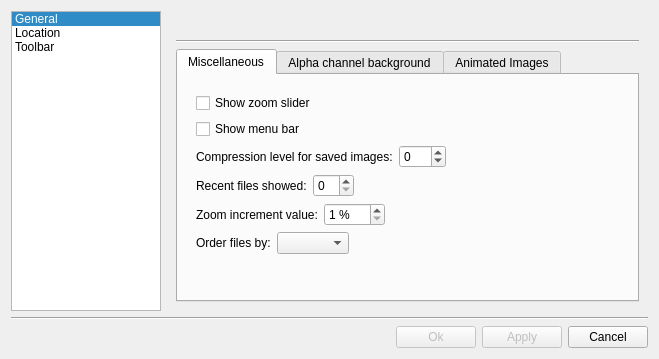
<?xml version="1.0" encoding="UTF-8"?>
<ui version="4.0">
 <class>ConfigDialog</class>
 <widget class="QDialog" name="ConfigDialog">
  <property name="geometry">
   <rect>
    <x>0</x>
    <y>0</y>
    <width>657</width>
    <height>358</height>
   </rect>
  </property>
  <property name="sizePolicy">
   <sizepolicy hsizetype="Fixed" vsizetype="Expanding">
    <horstretch>0</horstretch>
    <verstretch>0</verstretch>
   </sizepolicy>
  </property>
  <property name="maximumSize">
   <size>
    <width>750</width>
    <height>358</height>
   </size>
  </property>
  <property name="windowTitle">
   <string>Dialog</string>
  </property>
  <layout class="QVBoxLayout" name="verticalLayout">
   <item>
    <layout class="QHBoxLayout" name="horizontalLayout">
     <item>
      <widget class="QListWidget" name="listWidget">
       <property name="minimumSize">
        <size>
         <width>150</width>
         <height>300</height>
        </size>
       </property>
       <property name="maximumSize">
        <size>
         <width>150</width>
         <height>300</height>
        </size>
       </property>
       <property name="verticalScrollBarPolicy">
        <enum>Qt::ScrollBarAlwaysOff</enum>
       </property>
       <property name="horizontalScrollBarPolicy">
        <enum>Qt::ScrollBarAlwaysOff</enum>
       </property>
       <property name="iconSize">
        <size>
         <width>38</width>
         <height>38</height>
        </size>
       </property>
       <property name="spacing">
        <number>0</number>
       </property>
       <property name="currentRow">
        <number>0</number>
       </property>
       <item>
        <property name="text">
         <string>General</string>
        </property>
       </item>
       <item>
        <property name="text">
         <string>Location</string>
        </property>
       </item>
       <item>
        <property name="text">
         <string>Toolbar</string>
        </property>
       </item>
      </widget>
     </item>
     <item>
      <widget class="QStackedWidget" name="stackedWidget">
       <property name="currentIndex">
        <number>0</number>
       </property>
       <widget class="QWidget" name="page">
        <layout class="QVBoxLayout" name="verticalLayout_3">
         <item>
          <widget class="QLabel" name="generalLabel">
           <property name="text">
            <string/>
           </property>
          </widget>
         </item>
         <item>
          <widget class="Line" name="line_2">
           <property name="orientation">
            <enum>Qt::Horizontal</enum>
           </property>
          </widget>
         </item>
         <item>
          <widget class="QTabWidget" name="tabs">
           <property name="currentIndex">
            <number>0</number>
           </property>
           <property name="usesScrollButtons">
            <bool>false</bool>
           </property>
           <property name="documentMode">
            <bool>false</bool>
           </property>
           <property name="tabsClosable">
            <bool>false</bool>
           </property>
           <property name="movable">
            <bool>false</bool>
           </property>
           <widget class="QWidget" name="miscTab">
            <attribute name="title">
             <string>Miscellaneous</string>
            </attribute>
            <layout class="QVBoxLayout" name="verticalLayout_11">
             <item>
              <widget class="QFrame" name="frame">
               <property name="frameShape">
                <enum>QFrame::NoFrame</enum>
               </property>
               <property name="frameShadow">
                <enum>QFrame::Raised</enum>
               </property>
               <property name="lineWidth">
                <number>0</number>
               </property>
               <layout class="QVBoxLayout" name="verticalLayout_2">
                <item>
                 <widget class="QCheckBox" name="showZoomSliderButton">
                  <property name="text">
                   <string>Show zoom slider</string>
                  </property>
                 </widget>
                </item>
                <item>
                 <widget class="QCheckBox" name="showMenuBarButton">
                  <property name="text">
                   <string>Show menu bar</string>
                  </property>
                 </widget>
                </item>
                <item>
                 <layout class="QHBoxLayout" name="horizontalLayout_6">
                  <item>
                   <widget class="QLabel" name="compressLevelLabel">
                    <property name="toolTip">
                     <string>This must be in the range [0,100] or -1. Specify 0 to obtain small compressed files,
100 for large uncompressed files, and -1 to use the default settings.</string>
                    </property>
                    <property name="text">
                     <string>Compression level for saved images:</string>
                    </property>
                    <property name="textInteractionFlags">
                     <set>Qt::NoTextInteraction</set>
                    </property>
                   </widget>
                  </item>
                  <item>
                   <widget class="QSpinBox" name="compressLevelSPB">
                    <property name="accelerated">
                     <bool>true</bool>
                    </property>
                    <property name="minimum">
                     <number>-1</number>
                    </property>
                    <property name="maximum">
                     <number>100</number>
                    </property>
                   </widget>
                  </item>
                  <item>
                   <spacer name="horizontalSpacer_5">
                    <property name="orientation">
                     <enum>Qt::Horizontal</enum>
                    </property>
                    <property name="sizeHint" stdset="0">
                     <size>
                      <width>40</width>
                      <height>20</height>
                     </size>
                    </property>
                   </spacer>
                  </item>
                 </layout>
                </item>
                <item>
                 <layout class="QHBoxLayout" name="horizontalLayout_3">
                  <item>
                   <widget class="QLabel" name="RFLabel">
                    <property name="text">
                     <string>Recent files showed:</string>
                    </property>
                    <property name="textInteractionFlags">
                     <set>Qt::NoTextInteraction</set>
                    </property>
                   </widget>
                  </item>
                  <item>
                   <widget class="QSpinBox" name="recentFilesNumberSPB">
                    <property name="maximum">
                     <number>15</number>
                    </property>
                   </widget>
                  </item>
                  <item>
                   <widget class="QLabel" name="deletRecentFiles">
                    <property name="toolTip">
                     <string>Once you close this window, the list can't be restored</string>
                    </property>
                    <property name="text">
                     <string/>
                    </property>
                    <property name="textFormat">
                     <enum>Qt::RichText</enum>
                    </property>
                    <property name="wordWrap">
                     <bool>false</bool>
                    </property>
                    <property name="openExternalLinks">
                     <bool>false</bool>
                    </property>
                   </widget>
                  </item>
                  <item>
                   <spacer name="horizontalSpacer_2">
                    <property name="orientation">
                     <enum>Qt::Horizontal</enum>
                    </property>
                    <property name="sizeHint" stdset="0">
                     <size>
                      <width>40</width>
                      <height>20</height>
                     </size>
                    </property>
                   </spacer>
                  </item>
                 </layout>
                </item>
                <item>
                 <layout class="QHBoxLayout" name="horizontalLayout_12">
                  <item>
                   <widget class="QLabel" name="zoomincre">
                    <property name="text">
                     <string>Zoom increment value:</string>
                    </property>
                   </widget>
                  </item>
                  <item>
                   <widget class="QSpinBox" name="zoomIncrementSPB">
                    <property name="suffix">
                     <string> %</string>
                    </property>
                    <property name="minimum">
                     <number>1</number>
                    </property>
                    <property name="maximum">
                     <number>100</number>
                    </property>
                   </widget>
                  </item>
                  <item>
                   <spacer name="horizontalSpacer_8">
                    <property name="orientation">
                     <enum>Qt::Horizontal</enum>
                    </property>
                    <property name="sizeHint" stdset="0">
                     <size>
                      <width>40</width>
                      <height>20</height>
                     </size>
                    </property>
                   </spacer>
                  </item>
                 </layout>
                </item>
                <item>
                 <layout class="QHBoxLayout" name="horizontalLayout_4">
                  <item>
                   <widget class="QLabel" name="label">
                    <property name="text">
                     <string>Order files by:</string>
                    </property>
                   </widget>
                  </item>
                  <item>
                   <widget class="QComboBox" name="orderByComboBox">
                    <property name="styleSheet">
                     <string notr="true"/>
                    </property>
                   </widget>
                  </item>
                  <item>
                   <spacer name="horizontalSpacer_7">
                    <property name="orientation">
                     <enum>Qt::Horizontal</enum>
                    </property>
                    <property name="sizeHint" stdset="0">
                     <size>
                      <width>40</width>
                      <height>20</height>
                     </size>
                    </property>
                   </spacer>
                  </item>
                 </layout>
                </item>
                <item>
                 <spacer name="verticalSpacer">
                  <property name="orientation">
                   <enum>Qt::Vertical</enum>
                  </property>
                  <property name="sizeHint" stdset="0">
                   <size>
                    <width>20</width>
                    <height>40</height>
                   </size>
                  </property>
                 </spacer>
                </item>
               </layout>
              </widget>
             </item>
             <item>
              <layout class="QHBoxLayout" name="horizontalLayout_9">
               <item>
                <spacer name="horizontalSpacer_6">
                 <property name="orientation">
                  <enum>Qt::Horizontal</enum>
                 </property>
                 <property name="sizeHint" stdset="0">
                  <size>
                   <width>40</width>
                   <height>20</height>
                  </size>
                 </property>
                </spacer>
               </item>
              </layout>
             </item>
            </layout>
           </widget>
           <widget class="QWidget" name="bgTab">
            <property name="toolTip">
             <string/>
            </property>
            <property name="statusTip">
             <string/>
            </property>
            <property name="accessibleName">
             <string>Images Background</string>
            </property>
            <property name="accessibleDescription">
             <string/>
            </property>
            <attribute name="title">
             <string>Alpha channel background</string>
            </attribute>
            <layout class="QVBoxLayout" name="verticalLayout_6">
             <item>
              <layout class="QHBoxLayout" name="horizontalLayout_5">
               <item>
                <layout class="QFormLayout" name="formLayout">
                 <item row="0" column="0">
                  <widget class="QLabel" name="bgToShowLabel">
                   <property name="text">
                    <string>Type:</string>
                   </property>
                  </widget>
                 </item>
                 <item row="0" column="1">
                  <widget class="QComboBox" name="BGTypeComboBox">
                   <item>
                    <property name="text">
                     <string>Checkered board</string>
                    </property>
                   </item>
                   <item>
                    <property name="text">
                     <string>Solid color</string>
                    </property>
                   </item>
                   <item>
                    <property name="text">
                     <string>None</string>
                    </property>
                   </item>
                  </widget>
                 </item>
                 <item row="1" column="0">
                  <widget class="QLabel" name="colorLabel">
                   <property name="text">
                    <string>Color:</string>
                   </property>
                  </widget>
                 </item>
                 <item row="1" column="1">
                  <widget class="QPushButton" name="colorButton">
                   <property name="text">
                    <string/>
                   </property>
                  </widget>
                 </item>
                 <item row="2" column="0">
                  <widget class="QLabel" name="squaresSizeLabel">
                   <property name="text">
                    <string>Size of the sides:</string>
                   </property>
                  </widget>
                 </item>
                 <item row="2" column="1">
                  <layout class="QHBoxLayout" name="horizontalLayout_7">
                   <item>
                    <widget class="QSpinBox" name="squaresSizeSPB">
                     <property name="alignment">
                      <set>Qt::AlignRight|Qt::AlignTrailing|Qt::AlignVCenter</set>
                     </property>
                     <property name="suffix">
                      <string> pixels</string>
                     </property>
                     <property name="prefix">
                      <string/>
                     </property>
                     <property name="minimum">
                      <number>1</number>
                     </property>
                     <property name="maximum">
                      <number>32</number>
                     </property>
                    </widget>
                   </item>
                   <item>
                    <widget class="QLabel" name="squaresSampleLabel">
                     <property name="sizePolicy">
                      <sizepolicy hsizetype="Fixed" vsizetype="Fixed">
                       <horstretch>0</horstretch>
                       <verstretch>0</verstretch>
                      </sizepolicy>
                     </property>
                     <property name="minimumSize">
                      <size>
                       <width>34</width>
                       <height>34</height>
                      </size>
                     </property>
                     <property name="maximumSize">
                      <size>
                       <width>34</width>
                       <height>34</height>
                      </size>
                     </property>
                     <property name="baseSize">
                      <size>
                       <width>34</width>
                       <height>34</height>
                      </size>
                     </property>
                     <property name="text">
                      <string>TextLabel</string>
                     </property>
                    </widget>
                   </item>
                  </layout>
                 </item>
                </layout>
               </item>
               <item>
                <spacer name="horizontalSpacer_3">
                 <property name="orientation">
                  <enum>Qt::Horizontal</enum>
                 </property>
                 <property name="sizeHint" stdset="0">
                  <size>
                   <width>40</width>
                   <height>20</height>
                  </size>
                 </property>
                </spacer>
               </item>
              </layout>
             </item>
             <item>
              <spacer name="verticalSpacer_2">
               <property name="orientation">
                <enum>Qt::Vertical</enum>
               </property>
               <property name="sizeHint" stdset="0">
                <size>
                 <width>20</width>
                 <height>40</height>
                </size>
               </property>
              </spacer>
             </item>
            </layout>
           </widget>
           <widget class="QWidget" name="gifTab">
            <property name="locale">
             <locale language="English" country="UnitedStates"/>
            </property>
            <attribute name="title">
             <string>Animated Images</string>
            </attribute>
            <layout class="QVBoxLayout" name="verticalLayout_5">
             <item>
              <widget class="QCheckBox" name="stopWhenFinishButton">
               <property name="text">
                <string>Stop image reproduction when finish</string>
               </property>
              </widget>
             </item>
             <item>
              <widget class="QCheckBox" name="restartWhenZoomingButton">
               <property name="text">
                <string>Restart animation when zooming</string>
               </property>
              </widget>
             </item>
             <item>
              <layout class="QHBoxLayout" name="horizontalLayout_8">
               <item>
                <widget class="QLabel" name="movieSpeedLabel">
                 <property name="text">
                  <string>Movie's speed</string>
                 </property>
                </widget>
               </item>
               <item>
                <widget class="QSpinBox" name="movieSpeedSPB">
                 <property name="accelerated">
                  <bool>true</bool>
                 </property>
                 <property name="suffix">
                  <string> %</string>
                 </property>
                 <property name="minimum">
                  <number>10</number>
                 </property>
                 <property name="maximum">
                  <number>10000</number>
                 </property>
                 <property name="singleStep">
                  <number>50</number>
                 </property>
                 <property name="value">
                  <number>100</number>
                 </property>
                </widget>
               </item>
               <item>
                <spacer name="horizontalSpacer_4">
                 <property name="orientation">
                  <enum>Qt::Horizontal</enum>
                 </property>
                 <property name="sizeHint" stdset="0">
                  <size>
                   <width>40</width>
                   <height>20</height>
                  </size>
                 </property>
                </spacer>
               </item>
              </layout>
             </item>
             <item>
              <spacer name="verticalSpacer_3">
               <property name="orientation">
                <enum>Qt::Vertical</enum>
               </property>
               <property name="sizeHint" stdset="0">
                <size>
                 <width>20</width>
                 <height>40</height>
                </size>
               </property>
              </spacer>
             </item>
            </layout>
           </widget>
          </widget>
         </item>
        </layout>
       </widget>
       <widget class="QWidget" name="page_2">
        <layout class="QVBoxLayout" name="verticalLayout_8">
         <item>
          <widget class="QLabel" name="locationLabel">
           <property name="text">
            <string/>
           </property>
          </widget>
         </item>
         <item>
          <widget class="Line" name="line_3">
           <property name="orientation">
            <enum>Qt::Horizontal</enum>
           </property>
          </widget>
         </item>
         <item>
          <layout class="QVBoxLayout" name="verticalLayout_7">
           <item>
            <widget class="QRadioButton" name="locationOption1">
             <property name="text">
              <string>Use last folder</string>
             </property>
            </widget>
           </item>
           <item>
            <widget class="QRadioButton" name="locationOption2">
             <property name="text">
              <string>Use a different location:</string>
             </property>
            </widget>
           </item>
           <item>
            <layout class="QHBoxLayout" name="horizontalLayout_10">
             <item>
              <widget class="QToolButton" name="selectFolderButton">
               <property name="enabled">
                <bool>false</bool>
               </property>
               <property name="text">
                <string>...</string>
               </property>
               <property name="autoRaise">
                <bool>true</bool>
               </property>
              </widget>
             </item>
             <item>
              <widget class="QLineEdit" name="defaultPathLineEdit">
               <property name="enabled">
                <bool>false</bool>
               </property>
               <property name="readOnly">
                <bool>true</bool>
               </property>
              </widget>
             </item>
            </layout>
           </item>
          </layout>
         </item>
         <item>
          <spacer name="verticalSpacer_4">
           <property name="orientation">
            <enum>Qt::Vertical</enum>
           </property>
           <property name="sizeHint" stdset="0">
            <size>
             <width>389</width>
             <height>219</height>
            </size>
           </property>
          </spacer>
         </item>
        </layout>
       </widget>
       <widget class="QWidget" name="page_3">
        <layout class="QVBoxLayout" name="verticalLayout_9">
         <item>
          <widget class="QLabel" name="toolbarLabel">
           <property name="text">
            <string/>
           </property>
          </widget>
         </item>
         <item>
          <widget class="Line" name="line_4">
           <property name="orientation">
            <enum>Qt::Horizontal</enum>
           </property>
          </widget>
         </item>
         <item>
          <widget class="QTabWidget" name="tabWidget">
           <property name="currentIndex">
            <number>0</number>
           </property>
           <property name="usesScrollButtons">
            <bool>false</bool>
           </property>
           <property name="documentMode">
            <bool>false</bool>
           </property>
           <property name="tabsClosable">
            <bool>false</bool>
           </property>
           <property name="movable">
            <bool>false</bool>
           </property>
           <widget class="QWidget" name="pandsTab">
            <attribute name="title">
             <string>Miscellaneous</string>
            </attribute>
            <layout class="QVBoxLayout" name="_2">
             <item>
              <layout class="QHBoxLayout" name="horizontalLayout_11">
               <item>
                <widget class="QGroupBox" name="groupBox">
                 <property name="title">
                  <string>Position</string>
                 </property>
                 <layout class="QVBoxLayout" name="verticalLayout_4">
                  <item>
                   <widget class="QRadioButton" name="topRadioButton">
                    <property name="text">
                     <string>Top</string>
                    </property>
                   </widget>
                  </item>
                  <item>
                   <widget class="QRadioButton" name="bottomRadioButton">
                    <property name="text">
                     <string>Bottom</string>
                    </property>
                   </widget>
                  </item>
                  <item>
                   <widget class="QRadioButton" name="rightRadioButton">
                    <property name="text">
                     <string>Right</string>
                    </property>
                   </widget>
                  </item>
                  <item>
                   <widget class="QRadioButton" name="leftRadioButton">
                    <property name="text">
                     <string>Left</string>
                    </property>
                   </widget>
                  </item>
                  <item>
                   <spacer name="verticalSpacer_5">
                    <property name="orientation">
                     <enum>Qt::Vertical</enum>
                    </property>
                    <property name="sizeHint" stdset="0">
                     <size>
                      <width>20</width>
                      <height>40</height>
                     </size>
                    </property>
                   </spacer>
                  </item>
                 </layout>
                </widget>
               </item>
              </layout>
             </item>
             <item>
              <spacer name="verticalSpacer_6">
               <property name="orientation">
                <enum>Qt::Vertical</enum>
               </property>
               <property name="sizeHint" stdset="0">
                <size>
                 <width>441</width>
                 <height>48</height>
                </size>
               </property>
              </spacer>
             </item>
            </layout>
           </widget>
          </widget>
         </item>
        </layout>
       </widget>
      </widget>
     </item>
    </layout>
   </item>
   <item>
    <widget class="Line" name="line">
     <property name="orientation">
      <enum>Qt::Horizontal</enum>
     </property>
    </widget>
   </item>
   <item>
    <layout class="QHBoxLayout" name="horizontalLayout_2">
     <item>
      <spacer name="horizontalSpacer">
       <property name="orientation">
        <enum>Qt::Horizontal</enum>
       </property>
       <property name="sizeHint" stdset="0">
        <size>
         <width>40</width>
         <height>20</height>
        </size>
       </property>
      </spacer>
     </item>
     <item>
      <widget class="QPushButton" name="acceptButton">
       <property name="enabled">
        <bool>false</bool>
       </property>
       <property name="text">
        <string>Ok</string>
       </property>
      </widget>
     </item>
     <item>
      <widget class="QPushButton" name="applyButton">
       <property name="enabled">
        <bool>false</bool>
       </property>
       <property name="text">
        <string>Apply</string>
       </property>
      </widget>
     </item>
     <item>
      <widget class="QPushButton" name="cancelButton">
       <property name="text">
        <string>Cancel</string>
       </property>
      </widget>
     </item>
    </layout>
   </item>
  </layout>
 </widget>
 <resources/>
 <connections>
  <connection>
   <sender>listWidget</sender>
   <signal>currentRowChanged(int)</signal>
   <receiver>stackedWidget</receiver>
   <slot>setCurrentIndex(int)</slot>
   <hints>
    <hint type="sourcelabel">
     <x>93</x>
     <y>178</y>
    </hint>
    <hint type="destinationlabel">
     <x>573</x>
     <y>6</y>
    </hint>
   </hints>
  </connection>
  <connection>
   <sender>locationOption2</sender>
   <signal>toggled(bool)</signal>
   <receiver>selectFolderButton</receiver>
   <slot>setEnabled(bool)</slot>
   <hints>
    <hint type="sourcelabel">
     <x>417</x>
     <y>80</y>
    </hint>
    <hint type="destinationlabel">
     <x>192</x>
     <y>108</y>
    </hint>
   </hints>
  </connection>
  <connection>
   <sender>locationOption2</sender>
   <signal>toggled(bool)</signal>
   <receiver>defaultPathLineEdit</receiver>
   <slot>setEnabled(bool)</slot>
   <hints>
    <hint type="sourcelabel">
     <x>417</x>
     <y>80</y>
    </hint>
    <hint type="destinationlabel">
     <x>449</x>
     <y>108</y>
    </hint>
   </hints>
  </connection>
  <connection>
   <sender>acceptButton</sender>
   <signal>pressed()</signal>
   <receiver>ConfigDialog</receiver>
   <slot>close()</slot>
   <hints>
    <hint type="sourcelabel">
     <x>478</x>
     <y>337</y>
    </hint>
    <hint type="destinationlabel">
     <x>397</x>
     <y>331</y>
    </hint>
   </hints>
  </connection>
  <connection>
   <sender>cancelButton</sender>
   <signal>pressed()</signal>
   <receiver>ConfigDialog</receiver>
   <slot>close()</slot>
   <hints>
    <hint type="sourcelabel">
     <x>589</x>
     <y>338</y>
    </hint>
    <hint type="destinationlabel">
     <x>347</x>
     <y>332</y>
    </hint>
   </hints>
  </connection>
 </connections>
</ui>
